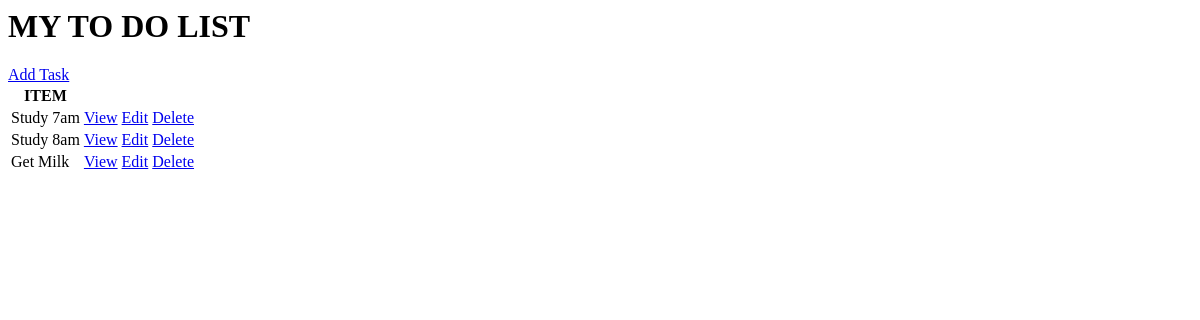
/, run on an earlier commit of the app's database.
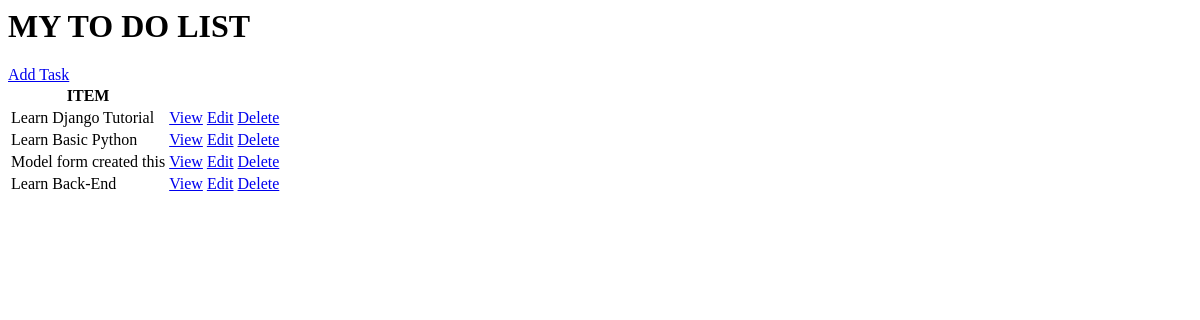
And on a later commit of the database.
### base/models.py (models this page shows, shortened)
class Task(models.Model):
    user = models.ForeignKey(User, on_delete=models.CASCADE, null=True, blank=True)
    title = models.CharField(max_length=200)
    description = models.TextField(null=True, blank=True)
    complete = models.BooleanField(default=False)
    created = models.DateTimeField(auto_now_add=True)
    class Meta:
        ordering = ['complete']

### base/views.py (the view)
# urls.py: path('', TaskList.as_view(), name='tasks'),
class TaskList(ListView):
    model = Task
    context_object_name = 'tasks'

### base/templates/base/task_list.html
<h1> MY TO DO LIST </h1>
<a href={% url 'task-create' %}>Add Task</a>
<table>
    <tr>
        <th>ITEM</th>
        <th></th>
        <th></th>
    </tr>
    {% for task in tasks %}
    <tr>
        <td>{{task.title}}</td>
        <td><a href="{% url 'task' task.id %}" >View</a></td>
        <td><a href="{% url 'task-update' task.id %}" >Edit</a></td>
        <td><a href="{% url 'task-delete' task.id %}" >Delete</a></td>
    </tr>
    {% empty %}
        <h3>NO ITEMS IN LIST</h3>
    {% endfor %}
</table>

What changed in the data, as far as the page shows it:
removed Task: title "Study 7am"
removed Task: title "Study 8am"
removed Task: title "Get Milk"
added Task: title "Learn Django Tutorial"
added Task: title "Learn Basic Python"
added Task: title "Model form created this"
added Task: title "Learn Back-End"
